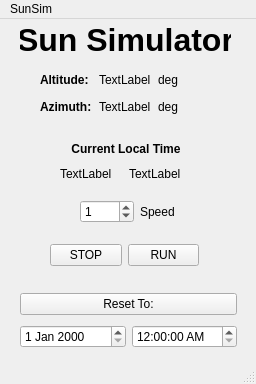
<?xml version="1.0" encoding="UTF-8"?>
<ui version="4.0">
 <class>MainWindow</class>
 <widget class="QMainWindow" name="MainWindow">
  <property name="geometry">
   <rect>
    <x>0</x>
    <y>0</y>
    <width>256</width>
    <height>384</height>
   </rect>
  </property>
  <property name="windowTitle">
   <string>MainWindow</string>
  </property>
  <widget class="QWidget" name="centralwidget">
   <widget class="QLabel" name="label">
    <property name="geometry">
     <rect>
      <x>20</x>
      <y>0</y>
      <width>211</width>
      <height>41</height>
     </rect>
    </property>
    <property name="font">
     <font>
      <pointsize>24</pointsize>
      <weight>75</weight>
      <bold>true</bold>
     </font>
    </property>
    <property name="text">
     <string>Sun Simulator</string>
    </property>
    <property name="alignment">
     <set>Qt::AlignCenter</set>
    </property>
   </widget>
   <widget class="QWidget" name="layoutWidget">
    <property name="geometry">
     <rect>
      <x>80</x>
      <y>180</y>
      <width>113</width>
      <height>26</height>
     </rect>
    </property>
    <layout class="QHBoxLayout" name="horizontalLayout">
     <item>
      <widget class="QSpinBox" name="speedbox">
       <property name="maximum">
        <number>1000</number>
       </property>
       <property name="value">
        <number>1</number>
       </property>
      </widget>
     </item>
     <item>
      <widget class="QLabel" name="label_6">
       <property name="text">
        <string>Speed</string>
       </property>
      </widget>
     </item>
    </layout>
   </widget>
   <widget class="QWidget" name="layoutWidget">
    <property name="geometry">
     <rect>
      <x>40</x>
      <y>50</y>
      <width>171</width>
      <height>48</height>
     </rect>
    </property>
    <layout class="QVBoxLayout" name="verticalLayout">
     <item>
      <layout class="QHBoxLayout" name="horizontalLayout_2">
       <item>
        <widget class="QLabel" name="label_2">
         <property name="font">
          <font>
           <weight>75</weight>
           <bold>true</bold>
          </font>
         </property>
         <property name="text">
          <string>Altitude:</string>
         </property>
        </widget>
       </item>
       <item>
        <widget class="QLabel" name="sun_alt_display">
         <property name="text">
          <string>TextLabel</string>
         </property>
        </widget>
       </item>
       <item>
        <widget class="QLabel" name="label_5">
         <property name="text">
          <string>deg</string>
         </property>
        </widget>
       </item>
      </layout>
     </item>
     <item>
      <layout class="QHBoxLayout" name="horizontalLayout_3">
       <item>
        <widget class="QLabel" name="label_3">
         <property name="font">
          <font>
           <weight>75</weight>
           <bold>true</bold>
          </font>
         </property>
         <property name="text">
          <string>Azimuth:</string>
         </property>
        </widget>
       </item>
       <item>
        <widget class="QLabel" name="sun_az_display">
         <property name="text">
          <string>TextLabel</string>
         </property>
        </widget>
       </item>
       <item>
        <widget class="QLabel" name="label_4">
         <property name="text">
          <string>deg</string>
         </property>
        </widget>
       </item>
      </layout>
     </item>
    </layout>
   </widget>
   <widget class="QWidget" name="layoutWidget">
    <property name="geometry">
     <rect>
      <x>50</x>
      <y>220</y>
      <width>149</width>
      <height>32</height>
     </rect>
    </property>
    <layout class="QHBoxLayout" name="horizontalLayout_5">
     <item>
      <widget class="QPushButton" name="stop_button">
       <property name="text">
        <string>STOP</string>
       </property>
      </widget>
     </item>
     <item>
      <widget class="QPushButton" name="run_button">
       <property name="text">
        <string>RUN</string>
       </property>
      </widget>
     </item>
    </layout>
   </widget>
   <widget class="QWidget" name="layoutWidget">
    <property name="geometry">
     <rect>
      <x>20</x>
      <y>270</y>
      <width>217</width>
      <height>65</height>
     </rect>
    </property>
    <layout class="QVBoxLayout" name="verticalLayout_2">
     <item>
      <widget class="QPushButton" name="reset_button">
       <property name="text">
        <string>Reset To:</string>
       </property>
      </widget>
     </item>
     <item>
      <layout class="QHBoxLayout" name="horizontalLayout_4">
       <item>
        <widget class="QDateEdit" name="dateEdit"/>
       </item>
       <item>
        <widget class="QTimeEdit" name="timeEdit">
         <property name="displayFormat">
          <string>h:mm:ss AP</string>
         </property>
        </widget>
       </item>
      </layout>
     </item>
    </layout>
   </widget>
   <widget class="QWidget" name="">
    <property name="geometry">
     <rect>
      <x>60</x>
      <y>120</y>
      <width>132</width>
      <height>44</height>
     </rect>
    </property>
    <layout class="QVBoxLayout" name="verticalLayout_3">
     <item>
      <widget class="QLabel" name="label_9">
       <property name="font">
        <font>
         <weight>75</weight>
         <bold>true</bold>
        </font>
       </property>
       <property name="text">
        <string>Current Local Time</string>
       </property>
       <property name="alignment">
        <set>Qt::AlignCenter</set>
       </property>
      </widget>
     </item>
     <item>
      <layout class="QHBoxLayout" name="horizontalLayout_6">
       <item>
        <widget class="QLabel" name="dateDisplay">
         <property name="text">
          <string>TextLabel</string>
         </property>
        </widget>
       </item>
       <item>
        <widget class="QLabel" name="timeDisplay">
         <property name="text">
          <string>TextLabel</string>
         </property>
        </widget>
       </item>
      </layout>
     </item>
    </layout>
   </widget>
  </widget>
  <widget class="QMenuBar" name="menubar">
   <property name="geometry">
    <rect>
     <x>0</x>
     <y>0</y>
     <width>256</width>
     <height>22</height>
    </rect>
   </property>
   <widget class="QMenu" name="menuSunSim">
    <property name="title">
     <string>SunSim</string>
    </property>
   </widget>
   <addaction name="menuSunSim"/>
  </widget>
  <widget class="QStatusBar" name="statusbar"/>
 </widget>
 <resources/>
 <connections/>
</ui>
